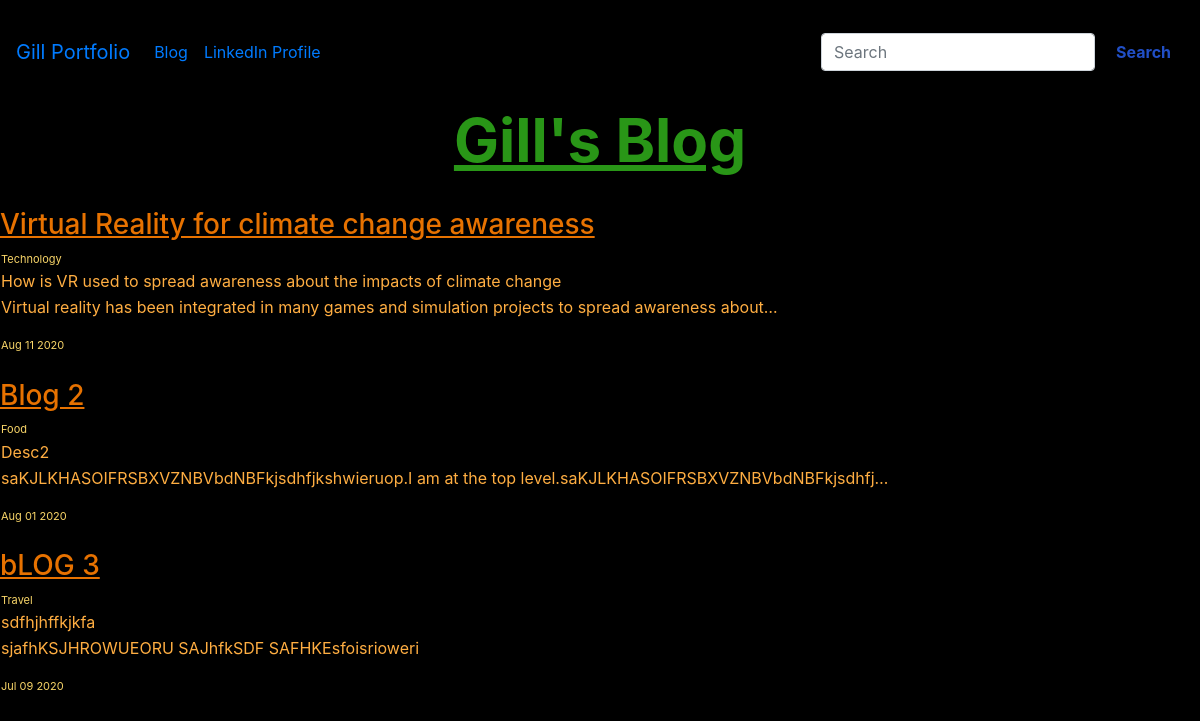
Page /blog/home/ on the committed database.
### blog/models.py (models this page shows, shortened)
class Blog(models.Model):
    title       = models.CharField(max_length = 50)
    category    = models.CharField(max_length = 20)
    description = models.CharField(max_length = 250)
    blogtext    = models.TextField(max_length = 1500)
    url         = models.URLField(blank = True)
    date        = models.DateField()

### blog/views.py (the view)
# urls.py: path('home/', views.all_blogs, name="all_blogs"),
def all_blogs(request):
    blogs = Blog.objects.order_by('-date')
    return render(request,'blog/all_blogs.html',{'blogs':blogs})

### blog/templates/blog/all_blogs.html
{%  extends 'portfolio/base.html'%}
{% block content %}
<body name= "title" style="background-color:black;">
<br>
  <h1 style="color:#299617;font-size:60px">
      <b><u>Gill's Blog</u></b>
  </h1></center>
  <table style="color:#299617;">
    <br>
      {% for blog in blogs %}
        <tr style="color:#299617;">
          <table style="color:#299617;">
            <a href="{% url 'blog:detail' blog.id %}" style="color:#E77200;"><b><h3><u>{{ blog.title }}</u></h3></b></a>
            <tr><td style="color:#F8D568;font-size:11px">{{ blog.category }}</td></tr>
            <tr><td style="color:#FFAE42;">{{ blog.description }}</td></tr>
            <tr><td style="color:#FFAE42;"><p>{{ blog.blogtext|striptags|truncatechars:100 }}</p></td></tr>
            <tr><td style="color:#F8D568;font-size:11px"> {{ blog.date|date:'M d Y' }}</td></tr>
          </table>
        </tr>
        <br>
      {% endfor %}
  </table>
</body>
{% endblock %}

### portfolio/templates/portfolio/base.html (shortened to what this page needs)
<!doctype html>
<html lang="en">
  <head>
    <link rel="stylesheet" href="https://stackpath.bootstrapcdn.com/bootstrap/4.5.2/css/bootstrap.min.css">
</head>
  <body name= "title" style="background-color:black;">
  <center>
    {% load static %}
  <br>
  <nav class="navbar navbar-expand-lg navbar ">
    <a class="navbar-brand" href="http://127.0.0.1:8000/portfolio_home/">Gill Portfolio</a>
    <div class="collapse navbar-collapse" id="navbarSupportedContent">
      <ul class="navbar-nav mr-auto">
        <li class="nav-item active">
          <a class="nav-link" href="http://127.0.0.1:8000/blog/home/">Blog<span class="sr-only">(current)</span></a>
        </li>
        <li class="nav-item">
          <a class="nav-link" href="https://www.linkedin.com/in/gagankaurgill/">LinkedIn Profile</a>
        </li>
      </ul>
      <form class="form-inline" style="color:#214FC6">
        <input class="form-control mr-sm-2"  type="search" placeholder="Search" aria-label="Search">
        <button class="btn  " style="color:#214FC6" type="submit"><b>Search</b></button>
      </form>
    </div>
  </nav>
{% block content %}{% endblock %}
  </body>
</html>

### rows in the picture
Blog: title "Virtual Reality for climate change awareness", category "Technology", description "How is VR used to spread awareness about the impacts of climate change", blogtext "Virtual reality has been integrated in many games and simulation projects to spread awareness about…", date "Aug 11 2020"
Blog: title "Blog 2", category "Food", description "Desc2", blogtext "saKJLKHASOIFRSBXVZNBVbdNBFkjsdhfjkshwieruop.I am at the top level.saKJLKHASOIFRSBXVZNBVbdNBFkjsdhfj…", date "Aug 01 2020"
Blog: title "bLOG 3", category "Travel", description "sdfhjhffkjkfa", blogtext "sjafhKSJHROWUEORU SAJhfkSDF SAFHKEsfoisrioweri", date "Jul 09 2020"
